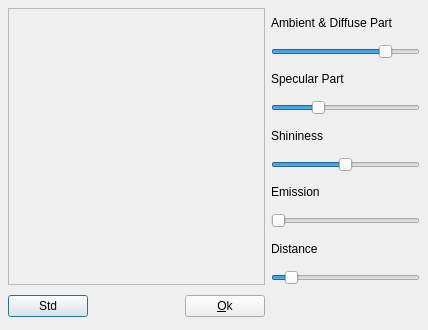
<ui version="4.0" >
 <author></author>
 <comment></comment>
 <exportmacro></exportmacro>
 <class>Dialog</class>
 <widget class="QDialog" name="Dialog" >
  <property name="geometry" >
   <rect>
    <x>0</x>
    <y>0</y>
    <width>428</width>
    <height>330</height>
   </rect>
  </property>
  <property name="windowTitle" >
   <string>Dialog</string>
  </property>
  <layout class="QGridLayout" >
   <property name="margin" >
    <number>8</number>
   </property>
   <property name="spacing" >
    <number>6</number>
   </property>
   <item row="0" column="0" >
    <layout class="QGridLayout" >
     <property name="margin" >
      <number>0</number>
     </property>
     <property name="spacing" >
      <number>6</number>
     </property>
     <item row="0" column="0" >
      <widget class="QFrame" name="frame" >
       <property name="frameShape" >
        <enum>QFrame::StyledPanel</enum>
       </property>
       <property name="frameShadow" >
        <enum>QFrame::Sunken</enum>
       </property>
      </widget>
     </item>
     <item row="1" column="0" >
      <layout class="QHBoxLayout" >
       <property name="margin" >
        <number>0</number>
       </property>
       <property name="spacing" >
        <number>6</number>
       </property>
       <item>
        <widget class="QPushButton" name="stdlight" >
         <property name="text" >
          <string>Std</string>
         </property>
        </widget>
       </item>
       <item>
        <spacer>
         <property name="orientation" >
          <enum>Qt::Horizontal</enum>
         </property>
         <property name="sizeHint" >
          <size>
           <width>91</width>
           <height>31</height>
          </size>
         </property>
        </spacer>
       </item>
       <item>
        <widget class="QPushButton" name="buttonOk" >
         <property name="text" >
          <string>&amp;Ok</string>
         </property>
        </widget>
       </item>
      </layout>
     </item>
     <item row="0" column="1" >
      <layout class="QVBoxLayout" >
       <property name="margin" >
        <number>0</number>
       </property>
       <property name="spacing" >
        <number>6</number>
       </property>
       <item>
        <layout class="QVBoxLayout" >
         <property name="margin" >
          <number>0</number>
         </property>
         <property name="spacing" >
          <number>6</number>
         </property>
         <item>
          <widget class="QLabel" name="label" >
           <property name="text" >
            <string>&lt;html>&lt;head>&lt;meta name=&quot;qrichtext&quot; content=&quot;1&quot; />&lt;/head>&lt;body style=&quot; white-space: pre-wrap; font-family:MS Shell Dlg; font-weight:400; font-style:normal; text-decoration:none;&quot;>&lt;p style=&quot; margin-top:0px; margin-bottom:0px; margin-left:0px; margin-right:0px; -qt-block-indent:0; text-indent:0px;&quot;>Ambient &amp;amp; Diffuse Part&lt;/p>&lt;/body>&lt;/html></string>
           </property>
          </widget>
         </item>
         <item>
          <widget class="QSlider" name="ambdiffSL" >
           <property name="maximum" >
            <number>100</number>
           </property>
           <property name="value" >
            <number>80</number>
           </property>
           <property name="orientation" >
            <enum>Qt::Horizontal</enum>
           </property>
          </widget>
         </item>
        </layout>
       </item>
       <item>
        <layout class="QVBoxLayout" >
         <property name="margin" >
          <number>0</number>
         </property>
         <property name="spacing" >
          <number>6</number>
         </property>
         <item>
          <widget class="QLabel" name="label_2" >
           <property name="text" >
            <string>&lt;html>&lt;head>&lt;meta name=&quot;qrichtext&quot; content=&quot;1&quot; />&lt;/head>&lt;body style=&quot; white-space: pre-wrap; font-family:MS Shell Dlg; font-weight:400; font-style:normal; text-decoration:none;&quot;>&lt;p style=&quot; margin-top:0px; margin-bottom:0px; margin-left:0px; margin-right:0px; -qt-block-indent:0; text-indent:0px;&quot;>Specular Part&lt;/p>&lt;/body>&lt;/html></string>
           </property>
          </widget>
         </item>
         <item>
          <widget class="QSlider" name="specSL" >
           <property name="maximum" >
            <number>100</number>
           </property>
           <property name="value" >
            <number>30</number>
           </property>
           <property name="sliderPosition" >
            <number>30</number>
           </property>
           <property name="orientation" >
            <enum>Qt::Horizontal</enum>
           </property>
          </widget>
         </item>
        </layout>
       </item>
       <item>
        <layout class="QVBoxLayout" >
         <property name="margin" >
          <number>0</number>
         </property>
         <property name="spacing" >
          <number>6</number>
         </property>
         <item>
          <widget class="QLabel" name="label_3" >
           <property name="text" >
            <string>&lt;html>&lt;head>&lt;meta name=&quot;qrichtext&quot; content=&quot;1&quot; />&lt;/head>&lt;body style=&quot; white-space: pre-wrap; font-family:MS Shell Dlg; font-weight:400; font-style:normal; text-decoration:none;&quot;>&lt;p style=&quot; margin-top:0px; margin-bottom:0px; margin-left:0px; margin-right:0px; -qt-block-indent:0; text-indent:0px;&quot;>Shininess&lt;/p>&lt;/body>&lt;/html></string>
           </property>
          </widget>
         </item>
         <item>
          <widget class="QSlider" name="shinSL" >
           <property name="maximum" >
            <number>1000</number>
           </property>
           <property name="value" >
            <number>500</number>
           </property>
           <property name="orientation" >
            <enum>Qt::Horizontal</enum>
           </property>
          </widget>
         </item>
        </layout>
       </item>
       <item>
        <layout class="QVBoxLayout" >
         <property name="margin" >
          <number>0</number>
         </property>
         <property name="spacing" >
          <number>6</number>
         </property>
         <item>
          <widget class="QLabel" name="label_3_2" >
           <property name="text" >
            <string>&lt;html>&lt;head>&lt;meta name=&quot;qrichtext&quot; content=&quot;1&quot; />&lt;/head>&lt;body style=&quot; white-space: pre-wrap; font-family:MS Shell Dlg; font-weight:400; font-style:normal; text-decoration:none;&quot;>&lt;p style=&quot; margin-top:0px; margin-bottom:0px; margin-left:0px; margin-right:0px; -qt-block-indent:0; text-indent:0px;&quot;>Emission&lt;/p>&lt;/body>&lt;/html></string>
           </property>
          </widget>
         </item>
         <item>
          <widget class="QSlider" name="emissSL" >
           <property name="maximum" >
            <number>100</number>
           </property>
           <property name="value" >
            <number>0</number>
           </property>
           <property name="orientation" >
            <enum>Qt::Horizontal</enum>
           </property>
          </widget>
         </item>
        </layout>
       </item>
       <item>
        <layout class="QVBoxLayout" >
         <property name="margin" >
          <number>0</number>
         </property>
         <property name="spacing" >
          <number>6</number>
         </property>
         <item>
          <widget class="QLabel" name="label_3_2_2" >
           <property name="text" >
            <string>&lt;html>&lt;head>&lt;meta name=&quot;qrichtext&quot; content=&quot;1&quot; />&lt;/head>&lt;body style=&quot; white-space: pre-wrap; font-family:MS Shell Dlg; font-weight:400; font-style:normal; text-decoration:none;&quot;>&lt;p style=&quot; margin-top:0px; margin-bottom:0px; margin-left:0px; margin-right:0px; -qt-block-indent:0; text-indent:0px;&quot;>Distance&lt;/p>&lt;/body>&lt;/html></string>
           </property>
          </widget>
         </item>
         <item>
          <widget class="QSlider" name="distSL" >
           <property name="maximum" >
            <number>1000</number>
           </property>
           <property name="value" >
            <number>100</number>
           </property>
           <property name="orientation" >
            <enum>Qt::Horizontal</enum>
           </property>
          </widget>
         </item>
        </layout>
       </item>
      </layout>
     </item>
    </layout>
   </item>
  </layout>
  <widget class="QWidget" name="layoutWidget" >
   <property name="geometry" >
    <rect>
     <x>10</x>
     <y>280</y>
     <width>351</width>
     <height>33</height>
    </rect>
   </property>
  </widget>
 </widget>
 <pixmapfunction></pixmapfunction>
 <resources/>
 <connections>
  <connection>
   <sender>stdlight</sender>
   <signal>clicked()</signal>
   <receiver>Dialog</receiver>
   <slot>accept()</slot>
   <hints>
    <hint type="sourcelabel" >
     <x>278</x>
     <y>253</y>
    </hint>
    <hint type="destinationlabel" >
     <x>96</x>
     <y>254</y>
    </hint>
   </hints>
  </connection>
  <connection>
   <sender>buttonOk</sender>
   <signal>clicked()</signal>
   <receiver>Dialog</receiver>
   <slot>reject()</slot>
   <hints>
    <hint type="sourcelabel" >
     <x>369</x>
     <y>253</y>
    </hint>
    <hint type="destinationlabel" >
     <x>179</x>
     <y>282</y>
    </hint>
   </hints>
  </connection>
 </connections>
</ui>
